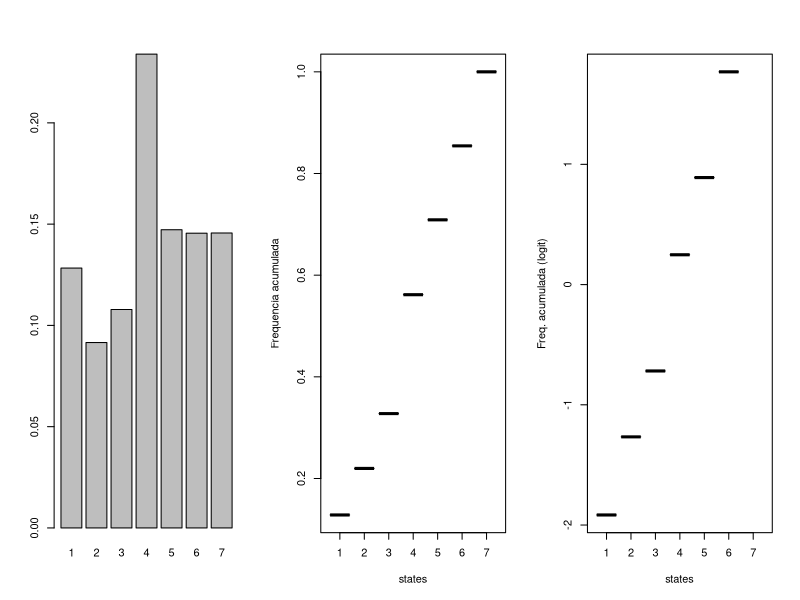

Here is the R script that generated this plot:
bonde <- read.csv("../data/bondinho.csv")
bonde$response <- as.factor(bonde$response)

logit <- function(x) log(x) - log1p(-x) 
invlogit <- function(x)  1/(1 + exp(-x))
  
## AED de levinho

states <- sort(unique(bonde$response))
frequencias <- table(bonde$response)/nrow(bonde)
freq.cum <- cumsum(frequencias)
cum.razao.chances <- freq.cum/(1 - freq.cum)
log.cum.rc <- log(cum.razao.chances)

par(mfrow = c(1, 3))
barplot(frequencias)
plot(freq.cum~states, type = "b", ylab = "Frequencia acumulada")
plot(log.cum.rc~states, type = "b", ylab = "Freq. acumulada (logit)")

## Modelagem 

library(MASS)

# Só o intercepto
mod1 <- polr(response ~ 1, data = bonde, Hess = TRUE)
summary(mod1)

# Incluindo preditores
mod2 <- polr(response ~ action + intention + contact,
             data = bonde, Hess = TRUE)

summary(mod2)

## Comparando
grid.tratamento <- expand.grid(
  action = c(0, 1),
  intention = c(0, 1),
  contact = c(0, 1)
)
cbind(
  grid.tratamento,
  predict(mod2, type = "probs", newdata = grid.tratamento)
)


